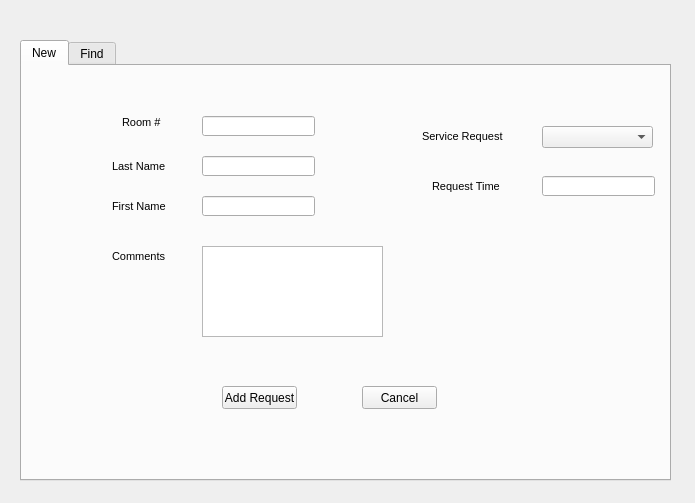
<ui version="4.0" >
 <author></author>
 <comment></comment>
 <exportmacro></exportmacro>
 <class>service_maint</class>
 <widget class="QWidget" name="service_maint" >
  <property name="geometry" >
   <rect>
    <x>0</x>
    <y>0</y>
    <width>695</width>
    <height>503</height>
   </rect>
  </property>
  <property name="windowTitle" >
   <string>Service and Maintenance</string>
  </property>
  <widget class="QTabWidget" name="service_maint" >
   <property name="geometry" >
    <rect>
     <x>20</x>
     <y>40</y>
     <width>651</width>
     <height>441</height>
    </rect>
   </property>
   <widget class="QWidget" name="addRequest" >
    <attribute name="title" >
     <string>New</string>
    </attribute>
    <widget class="QLabel" name="labelRoom" >
     <property name="geometry" >
      <rect>
       <x>100</x>
       <y>50</y>
       <width>47</width>
       <height>14</height>
      </rect>
     </property>
     <property name="text" >
      <string>&lt;html>&lt;head>&lt;meta name="qrichtext" content="1" />&lt;/head>&lt;body style=" white-space: pre-wrap; font-family:MS Shell Dlg; font-size:8.25pt; font-weight:400; font-style:normal; text-decoration:none;">&lt;p style=" margin-top:0px; margin-bottom:0px; margin-left:0px; margin-right:0px; -qt-block-indent:0; text-indent:0px; font-size:8pt;">Room #&lt;/p>&lt;/body>&lt;/html></string>
     </property>
    </widget>
    <widget class="QLabel" name="labelLname" >
     <property name="geometry" >
      <rect>
       <x>90</x>
       <y>90</y>
       <width>59</width>
       <height>22</height>
      </rect>
     </property>
     <property name="text" >
      <string>&lt;html>&lt;head>&lt;meta name="qrichtext" content="1" />&lt;/head>&lt;body style=" white-space: pre-wrap; font-family:MS Shell Dlg; font-size:8.25pt; font-weight:400; font-style:normal; text-decoration:none;">&lt;p style=" margin-top:0px; margin-bottom:0px; margin-left:0px; margin-right:0px; -qt-block-indent:0; text-indent:0px;">&lt;span style=" font-size:8pt;">Last Name&lt;/span>&lt;/p>&lt;/body>&lt;/html></string>
     </property>
    </widget>
    <widget class="QLabel" name="labelFname" >
     <property name="geometry" >
      <rect>
       <x>90</x>
       <y>130</y>
       <width>58</width>
       <height>22</height>
      </rect>
     </property>
     <property name="text" >
      <string>&lt;html>&lt;head>&lt;meta name="qrichtext" content="1" />&lt;/head>&lt;body style=" white-space: pre-wrap; font-family:MS Shell Dlg; font-size:8.25pt; font-weight:400; font-style:normal; text-decoration:none;">&lt;p style=" margin-top:0px; margin-bottom:0px; margin-left:0px; margin-right:0px; -qt-block-indent:0; text-indent:0px;">&lt;span style=" font-size:8pt;">First Name&lt;/span>&lt;/p>&lt;/body>&lt;/html></string>
     </property>
    </widget>
    <widget class="QLabel" name="labelComments" >
     <property name="geometry" >
      <rect>
       <x>90</x>
       <y>180</y>
       <width>61</width>
       <height>22</height>
      </rect>
     </property>
     <property name="text" >
      <string>&lt;html>&lt;head>&lt;meta name="qrichtext" content="1" />&lt;/head>&lt;body style=" white-space: pre-wrap; font-family:MS Shell Dlg; font-size:8.25pt; font-weight:400; font-style:normal; text-decoration:none;">&lt;p style=" margin-top:0px; margin-bottom:0px; margin-left:0px; margin-right:0px; -qt-block-indent:0; text-indent:0px;">&lt;span style=" font-size:8pt;">Comments&lt;/span>&lt;/p>&lt;/body>&lt;/html></string>
     </property>
    </widget>
    <widget class="QLabel" name="labelReq" >
     <property name="geometry" >
      <rect>
       <x>400</x>
       <y>60</y>
       <width>87</width>
       <height>22</height>
      </rect>
     </property>
     <property name="text" >
      <string>&lt;html>&lt;head>&lt;meta name="qrichtext" content="1" />&lt;/head>&lt;body style=" white-space: pre-wrap; font-family:MS Shell Dlg; font-size:8.25pt; font-weight:400; font-style:normal; text-decoration:none;">&lt;p style=" margin-top:0px; margin-bottom:0px; margin-left:0px; margin-right:0px; -qt-block-indent:0; text-indent:0px;">&lt;span style=" font-size:8pt;">Service Request&lt;/span>&lt;/p>&lt;/body>&lt;/html></string>
     </property>
    </widget>
    <widget class="QPushButton" name="pushButtonAdd" >
     <property name="geometry" >
      <rect>
       <x>200</x>
       <y>320</y>
       <width>75</width>
       <height>23</height>
      </rect>
     </property>
     <property name="text" >
      <string>Add Request</string>
     </property>
    </widget>
    <widget class="QPushButton" name="pushButtonCancel" >
     <property name="geometry" >
      <rect>
       <x>340</x>
       <y>320</y>
       <width>75</width>
       <height>23</height>
      </rect>
     </property>
     <property name="text" >
      <string>Cancel</string>
     </property>
    </widget>
    <widget class="QLineEdit" name="lineEditRoom" >
     <property name="geometry" >
      <rect>
       <x>180</x>
       <y>50</y>
       <width>113</width>
       <height>20</height>
      </rect>
     </property>
    </widget>
    <widget class="QLineEdit" name="lineEditFname" >
     <property name="geometry" >
      <rect>
       <x>180</x>
       <y>130</y>
       <width>113</width>
       <height>20</height>
      </rect>
     </property>
    </widget>
    <widget class="QLineEdit" name="lineEditLname" >
     <property name="geometry" >
      <rect>
       <x>180</x>
       <y>90</y>
       <width>113</width>
       <height>20</height>
      </rect>
     </property>
    </widget>
    <widget class="QTextEdit" name="textEditComments" >
     <property name="geometry" >
      <rect>
       <x>180</x>
       <y>180</y>
       <width>181</width>
       <height>91</height>
      </rect>
     </property>
    </widget>
    <widget class="QComboBox" name="comboBoxReq" >
     <property name="geometry" >
      <rect>
       <x>520</x>
       <y>60</y>
       <width>111</width>
       <height>22</height>
      </rect>
     </property>
    </widget>
    <widget class="QLineEdit" name="lineEditTime" >
     <property name="geometry" >
      <rect>
       <x>520</x>
       <y>110</y>
       <width>113</width>
       <height>20</height>
      </rect>
     </property>
    </widget>
    <widget class="QLabel" name="labelTime" >
     <property name="geometry" >
      <rect>
       <x>410</x>
       <y>110</y>
       <width>74</width>
       <height>22</height>
      </rect>
     </property>
     <property name="text" >
      <string>&lt;html>&lt;head>&lt;meta name="qrichtext" content="1" />&lt;/head>&lt;body style=" white-space: pre-wrap; font-family:MS Shell Dlg; font-size:8.25pt; font-weight:400; font-style:normal; text-decoration:none;">&lt;p style=" margin-top:0px; margin-bottom:0px; margin-left:0px; margin-right:0px; -qt-block-indent:0; text-indent:0px;">&lt;span style=" font-size:8pt;">Request Time&lt;/span>&lt;/p>&lt;/body>&lt;/html></string>
     </property>
    </widget>
   </widget>
   <widget class="QWidget" name="search" >
    <attribute name="title" >
     <string>Find</string>
    </attribute>
    <widget class="QTableWidget" name="tableWidget" >
     <property name="geometry" >
      <rect>
       <x>30</x>
       <y>200</y>
       <width>581</width>
       <height>161</height>
      </rect>
     </property>
     <row/>
     <row/>
     <row/>
     <column>
      <property name="text" >
       <string>Room #</string>
      </property>
     </column>
     <column>
      <property name="text" >
       <string>Request Time</string>
      </property>
     </column>
     <column>
      <property name="text" >
       <string>Service</string>
      </property>
     </column>
     <column>
      <property name="text" >
       <string>Status</string>
      </property>
     </column>
     <column>
      <property name="text" >
       <string>Charge</string>
      </property>
     </column>
    </widget>
    <widget class="QLabel" name="labelRoomFind" >
     <property name="geometry" >
      <rect>
       <x>90</x>
       <y>30</y>
       <width>47</width>
       <height>14</height>
      </rect>
     </property>
     <property name="text" >
      <string>&lt;html>&lt;head>&lt;meta name="qrichtext" content="1" />&lt;/head>&lt;body style=" white-space: pre-wrap; font-family:MS Shell Dlg; font-size:8.25pt; font-weight:400; font-style:normal; text-decoration:none;">&lt;p style=" margin-top:0px; margin-bottom:0px; margin-left:0px; margin-right:0px; -qt-block-indent:0; text-indent:0px;">&lt;span style=" font-size:8pt;">Room #&lt;/span>&lt;/p>&lt;/body>&lt;/html></string>
     </property>
    </widget>
    <widget class="QPushButton" name="pushButtonFind" >
     <property name="geometry" >
      <rect>
       <x>430</x>
       <y>50</y>
       <width>75</width>
       <height>23</height>
      </rect>
     </property>
     <property name="text" >
      <string>Find</string>
     </property>
    </widget>
    <widget class="QPushButton" name="pushButtonOk" >
     <property name="geometry" >
      <rect>
       <x>380</x>
       <y>380</y>
       <width>75</width>
       <height>23</height>
      </rect>
     </property>
     <property name="text" >
      <string>Ok</string>
     </property>
    </widget>
    <widget class="QPushButton" name="pushButtonClose" >
     <property name="geometry" >
      <rect>
       <x>490</x>
       <y>380</y>
       <width>75</width>
       <height>23</height>
      </rect>
     </property>
     <property name="text" >
      <string>Close</string>
     </property>
    </widget>
    <widget class="QLineEdit" name="lineEditRoomFind" >
     <property name="geometry" >
      <rect>
       <x>190</x>
       <y>30</y>
       <width>121</width>
       <height>20</height>
      </rect>
     </property>
    </widget>
    <widget class="QLabel" name="labelService" >
     <property name="geometry" >
      <rect>
       <x>90</x>
       <y>80</y>
       <width>47</width>
       <height>14</height>
      </rect>
     </property>
     <property name="text" >
      <string>&lt;html>&lt;head>&lt;meta name="qrichtext" content="1" />&lt;/head>&lt;body style=" white-space: pre-wrap; font-family:MS Shell Dlg; font-size:8.25pt; font-weight:400; font-style:normal; text-decoration:none;">&lt;p style=" margin-top:0px; margin-bottom:0px; margin-left:0px; margin-right:0px; -qt-block-indent:0; text-indent:0px;">&lt;span style=" font-size:8pt;">Service&lt;/span>&lt;/p>&lt;/body>&lt;/html></string>
     </property>
    </widget>
    <widget class="QComboBox" name="comboBoxSevice" >
     <property name="geometry" >
      <rect>
       <x>190</x>
       <y>80</y>
       <width>121</width>
       <height>22</height>
      </rect>
     </property>
     <property name="editable" >
      <bool>false</bool>
     </property>
     <item>
      <property name="text" >
       <string>Change bedsheets</string>
      </property>
     </item>
    </widget>
    <widget class="QLineEdit" name="lineEditMaint" >
     <property name="geometry" >
      <rect>
       <x>30</x>
       <y>180</y>
       <width>121</width>
       <height>20</height>
      </rect>
     </property>
     <property name="text" >
      <string>Maintenance Requests</string>
     </property>
    </widget>
   </widget>
  </widget>
 </widget>
 <pixmapfunction></pixmapfunction>
 <resources/>
 <connections/>
</ui>
